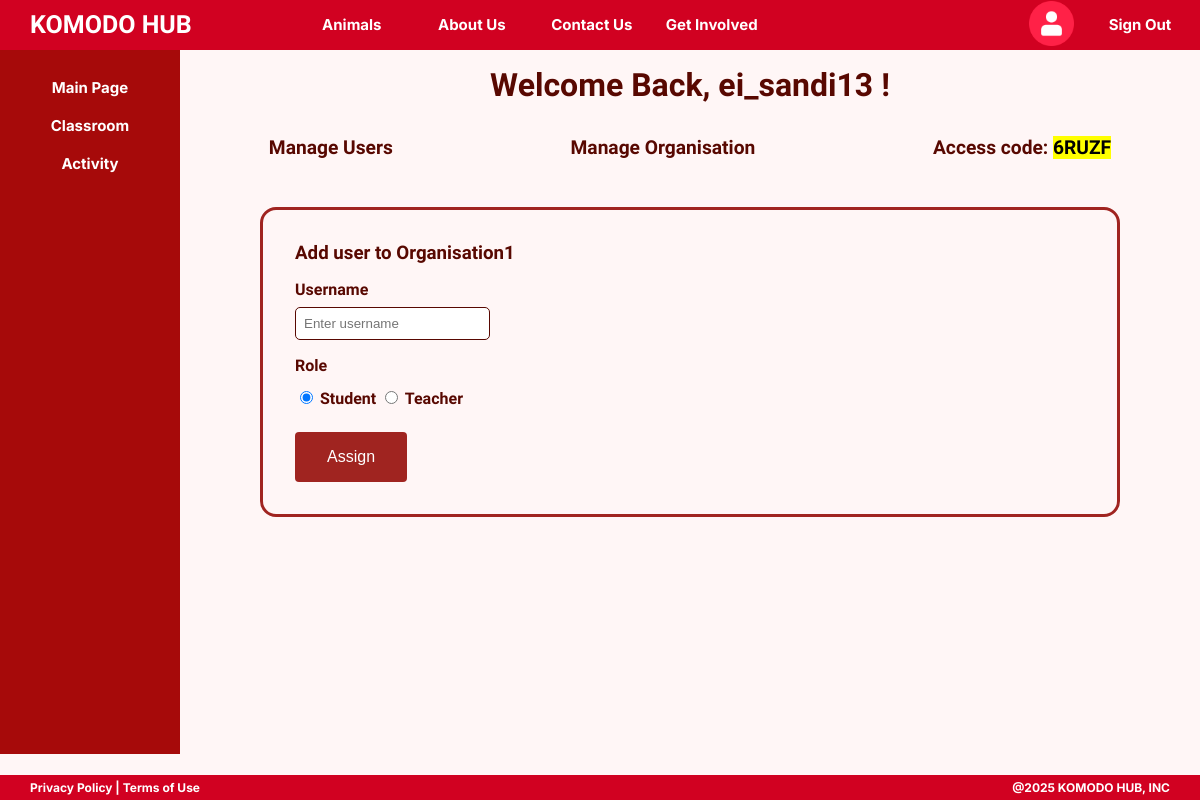
The page /principal/user/ (signed in) on the database as committed earlier.
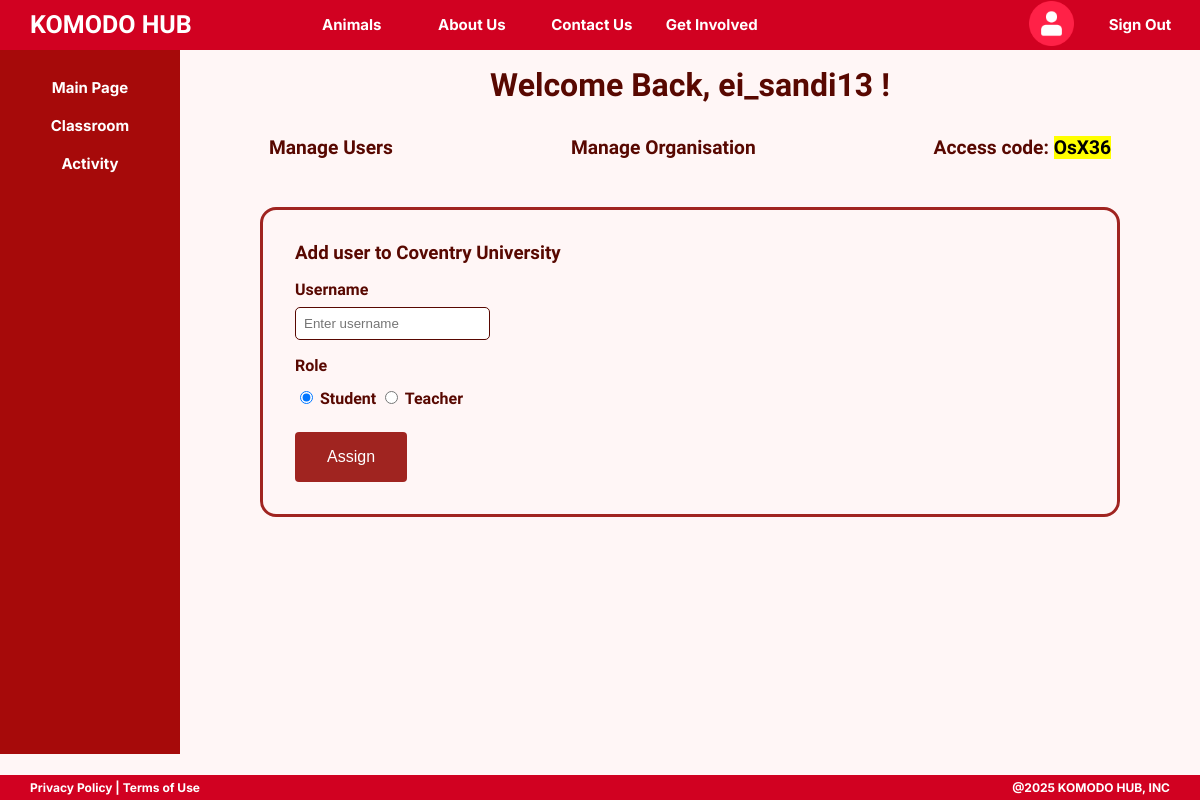
The same page on the database as committed later.
### models.py (models this page shows, shortened)
class User(db.Model, UserMixin):
    __tablename__ = "user"
    uid = db.Column(db.Integer, primary_key=True)
    username = db.Column(db.String(100), unique = True, nullable = False)
    email = db.Column(db.String(120), unique=True, nullable = False)
    first_name = db.Column(db.String(50), nullable = False)
    last_name = db.Column(db.String(50), nullable = False)
    dob = db.Column(db.String(10), nullable = False)
    password = db.Column(db.String(100), nullable = False)
    role = db.Column(db.String(10), default = "student")
    class_id = db.Column(db.Integer)
    org_id = db.Column(db.Integer, db.ForeignKey('organisation.org_id'))

class Organisation(db.Model):
    __tablename__ = "organisation"
    org_id = db.Column(db.Integer, primary_key=True)
    org_name = db.Column(db.String(200), unique=True, nullable = False)
    province = db.Column(db.String(120), nullable = False)
    country = db.Column(db.String(60), default = 'Indonesia')
    logo_data = db.Column(db.LargeBinary)
    logo_type = db.Column(db.Text)
    intro = db.Column(db.Text)
    access_code = db.Column(db.String(10))

### routes.py (the view, shortened to what this page needs)
    @app.route("/principal/user/", methods = ['GET','POST'])
    @login_required
    def principal_dashboard():
        if request.method == 'GET':
            org = Organisation.query.filter(Organisation.org_id == current_user.org_id).first()
            org_name = org.org_name
            access_code = org.access_code
            return render_template("principal_user.html", username = current_user.username, org_name = org_name, access = access_code)

### templates/principal_user.html (shortened to what this page needs)
{% extends 'principal_main.html' %}
{% block head %}
    <link rel="stylesheet" href="{{ url_for('static', filename = 'principal_main.css') }}">
{% endblock %}
{% block box %}
<h3> Add user to {{org_name}} </h3>
    <form id = "user-form" method="POST" action="/principal/" >
        <label for="username">Username</label><br>
        <input id="username" type="text" name="username" placeholder="Enter username" required>
        <p>Role</p>
        <input type="radio" id = "student" name = "role" value = "student" checked = "checked">
        <label for="student">Student</label>
        <input type="radio" id = "teacher" name = "role" value = "teacher">
        <label for="teacher">Teacher</label>
        <br>
        <button type="submit">Assign</button>
    </form>
{% endblock %}

### templates/principal_main.html (shortened to what this page needs)
{% extends 'PrivateMain.html' %}
{% block body %}
<h3 id = "welcome"> Welcome Back, {{username}} !</h3>
<div class = "top-row">
    <a href="{{ url_for('principal_dashboard') }}">Manage Users</a>
    <a href="{{ url_for('principal_org') }}">Manage Organisation</a>
    <p> Access code: <mark>{{access}}</mark> </p>
</div>
<div class = "box">
    {% block box %}
    {% endblock %}
</div>
{% endblock %}

### templates/PrivateMain.html (shortened to what this page needs)
<!DOCTYPE html>
<html>
    <head>
        {% block head %}{% endblock %}
        <link rel="stylesheet" href= "{{ url_for('static', filename = 'private.css') }}" />
    </head>
    <body>
        <div class="horizontal-navbar">
            <a href="{{ url_for('home') }}" class="hori-logo">KOMODO HUB</a>
            <a href="" class="hori-item">Animals</a>
            <a href="{{ url_for('home') }}#About-Us" class="hori-item">About Us</a>
            <a href="{{ url_for('home') }}#Contact" class="hori-item">Contact Us</a>
            <div class = "hori-item dropdown">
                <a>Get Involved</a>
            </div>
            <button id = "profile-btn"><img id = "profile-icon" src = "/static/images/profile.png"></button>
            <a href="{{ url_for('logout') }}" class="hori-item" id = "signout">Sign Out</a>
        </div>
        <div class="vertical-navbar">
            <ul>
                <li><a href="" class="verti-item">Main Page</a></li>
                <li><a href="{{ url_for('student_classroom') }}" class="verti-item">Classroom</a></li>
                <li><a href="" class="verti-item">Activity</a></li>
            </ul>
        </div>
        <div class="body-content">
            {% block body %}
            {% endblock %}
        </div>
        <footer>
            <div class = "footer-left">Privacy Policy | Terms of Use</div>
            <div class = "footer-right">@2025 KOMODO HUB, INC</div>
        </footer>
    </body>
</html>

### static/principal_main.css (style rules this page uses)
body { font-family: "Gothic A1"; font-weight: bold; color: #580801; }
#welcome { text-align: center; font-size: 2rem; padding-top: 1rem; }
.top-row { display: flex; }
.top-row a { background-color: transparent; border: none; font-family: "Gothic A1"; font-weight: bold; text-decoration: none; color: #580801; font-size: 1.2rem; margin: auto; }
.top-row p { font-size: 1.2rem; margin: auto; }
.box { border: solid; border-color: #a02420; border-radius: 1rem; margin: 3rem 5rem; padding: 2rem; }
.box h3 { margin: 0; padding-bottom: 1rem; }
.box label { text-align: left; margin: 10px 0 5px; font-weight: bold; color: #580801; }
.box input { padding: 8px; border: 1px solid #580801; border-radius: 5px; outline: none; margin-top: 0.5rem; }
#user-form p { margin-bottom: 0.5rem; }
.box button { background-color: #a02420; border: none; color: white; text-align: center; text-decoration: none; display: inline-block; font-size: 16px; margin-top: 1.5rem; padding: 1rem 2rem; cursor: pointer; border-radius: 4px; }

### static/private.css (style rules this page uses)
html, body { padding: 0; margin: 0; background-color: #FFF6F6; width: 100%; font-family: 'Gothic A1'; }
.horizontal-navbar { top:0; position: fixed; background-color: #D10121; width: 100%; height: 50px; display: flex; }
.hori-logo { font-family: 'Irish Grover'; font-size: 25px; color: white; text-decoration: none; margin-left: 30px; margin-right: 100px; margin-top: 10px; }
.hori-item { font-family: 'Inter'; font-size: 15px; font-weight: bold; text-align: center; color: white; text-decoration: none; width: 10%; padding-top: 15px; cursor: pointer; }
.dropdown { position: relative; display: inline-block; }
#profile-btn { background-color: transparent; border: none; margin-left: auto; }
#profile-icon { width: 45px; height: 45px; }
.vertical-navbar { top:50px; position: fixed; background-color: #A60A0A; width: 180px; height: 88%; }
.vertical-navbar ul { list-style-type: none; margin-top: 20px; padding: 0; width: 100%; }
.vertical-navbar li { text-align: center; width: 100%; height: 30px; padding-top: 8px; }
.verti-item { text-decoration: none; color: white; font-family: 'Inter'; font-size: 15px; font-weight: bold; }
footer { position: fixed; left: 0; bottom: 0; width: 100%; height: 25px; background-color: #D10121; font-family: 'Inter'; font-size: 12px; color: white; display: flex; }
.footer-left { margin-left: 30px; margin-top: 5px; }
.footer-right { margin-left: auto; margin-right: 30px; margin-top: 5px; }
.body-content { margin-top: 50px; margin-left: 180px; }

Rows that differ between the two databases and show on the page:
changed Organisation: access_code "6RUZF" → "OsX36"; org_name "Organisation1" → "Coventry University"
